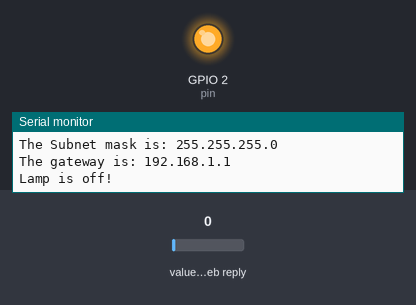
A sketch run on a simulated ESP8266 (NodeMCU). Shown: output pins drawn as LEDs (lit = HIGH), the last lines printed to the serial monitor. The test bench sets the inputs (shaded band); at power-on: value in the web reply 0. WiFi joins after 1.5 s; servers stay silent unless stated; web services answer with replies made up by the test bench.

Above: at 3.2 s.
3.3 s: value in the web reply set to 2
At 7.9 s:
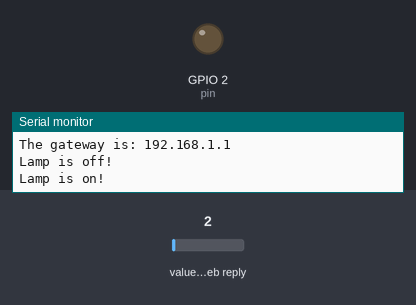
Timing chart, 0 to 9.4 s (numbered marks = the images above; inputs shaded):
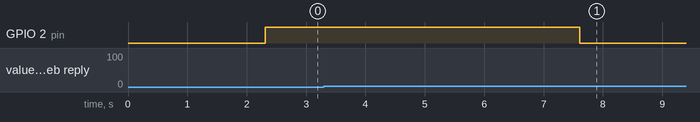

The sketch:

NodeMCUThingsSpeak.ino
```cpp
#include <ThingSpeak.h>
#include <ESP8266WiFi.h>

const char* ssid = "U R Hacked";
const char* password = "1223334444";

int pin = 2;  //lamp connected to pin 2 of nodemcu
int lamp = 1;
unsigned long speak = 584014;

WiFiClient client;
void setup() {

  Serial.begin(115200);
  delay(500);

  pinMode(pin, OUTPUT);

  digitalWrite(pin,0);

  Serial.println("Connecting to WIFI: ");
  Serial.println(ssid);

  WiFi.begin(ssid,password);

  while(WiFi.status() != WL_CONNECTED)
  {
    delay(500);
    Serial.println(".");
  }

  Serial.print("Connected to: ");
  Serial.println(ssid);

  Serial.print("The IP address is: ");
  Serial.println(WiFi.localIP());
  Serial.print("The Subnet mask is: ");
  Serial.println(WiFi.subnetMask());
  Serial.print("The gateway is: ");
  Serial.println(WiFi.gatewayIP());

  ThingSpeak.begin(client);
}
void loop() {
  int lamp_val = ThingSpeak.readFloatField(speak,lamp);
  if(lamp_val == 0){
    digitalWrite(pin,1);
    Serial.println("Lamp is off!");
  }
  else{
    digitalWrite(pin,0);
    Serial.println("Lamp is on!");
  }
  delay(5000);
}
```

Measured:
- after the input at 3.3 s, GPIO 2 (pin): HIGH → LOW after 4.3 s
